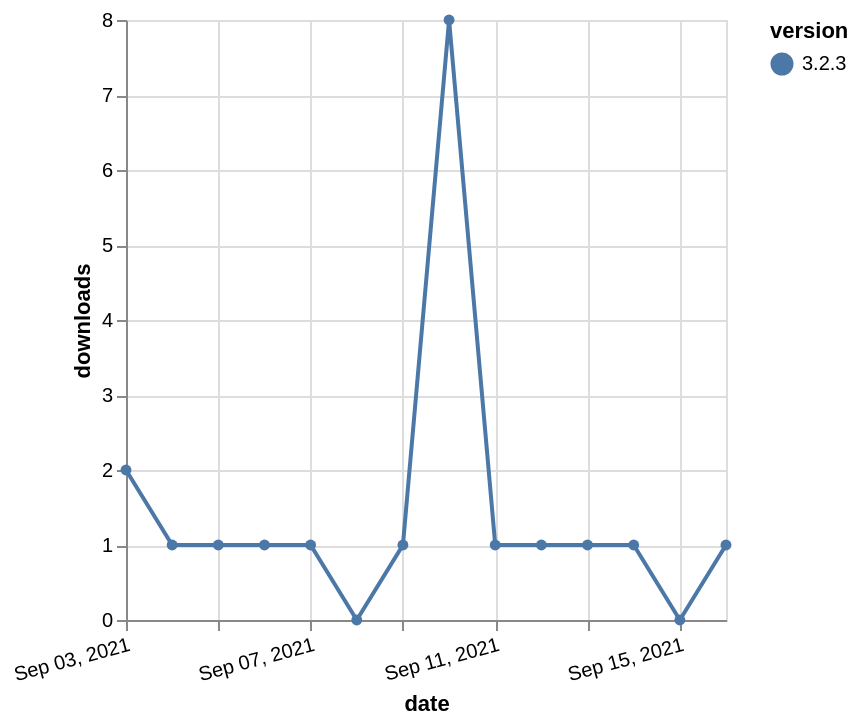

This figure's Vega-Lite source:
### Vega-Lite specification from a JSON file in a GitHub repository (floating-point values rounded to 4 significant figures)
{"$schema": "https://vega.github.io/schema/vega-lite/v5.json", "description": "A simple bar chart with embedded data.", "data": {"values": [{"date": "2021-09-03", "total": 503, "delta": 2, "version": "3.2.3"}, {"date": "2021-09-04", "total": 504, "delta": 1, "version": "3.2.3"}, {"date": "2021-09-05", "total": 505, "delta": 1, "version": "3.2.3"}, {"date": "2021-09-06", "total": 506, "delta": 1, "version": "3.2.3"}, {"date": "2021-09-07", "total": 507, "delta": 1, "version": "3.2.3"}, {"date": "2021-09-08", "total": 507, "delta": 0, "version": "3.2.3"}, {"date": "2021-09-09", "total": 508, "delta": 1, "version": "3.2.3"}, {"date": "2021-09-10", "total": 516, "delta": 8, "version": "3.2.3"}, {"date": "2021-09-11", "total": 517, "delta": 1, "version": "3.2.3"}, {"date": "2021-09-12", "total": 518, "delta": 1, "version": "3.2.3"}, {"date": "2021-09-13", "total": 519, "delta": 1, "version": "3.2.3"}, {"date": "2021-09-14", "total": 520, "delta": 1, "version": "3.2.3"}, {"date": "2021-09-15", "total": 520, "delta": 0, "version": "3.2.3"}, {"date": "2021-09-16", "total": 521, "delta": 1, "version": "3.2.3"}]}, "width": "container", "mark": {"type": "line", "point": {"filled": true}}, "encoding": {"x": {"field": "date", "type": "temporal", "timeUnit": "yearmonthdate", "title": "date", "axis": {"labelAngle": -15}}, "y": {"field": "delta", "type": "quantitative", "title": "downloads"}, "color": {"field": "version", "type": "nominal"}, "tooltip": {"field": "delta"}}}
